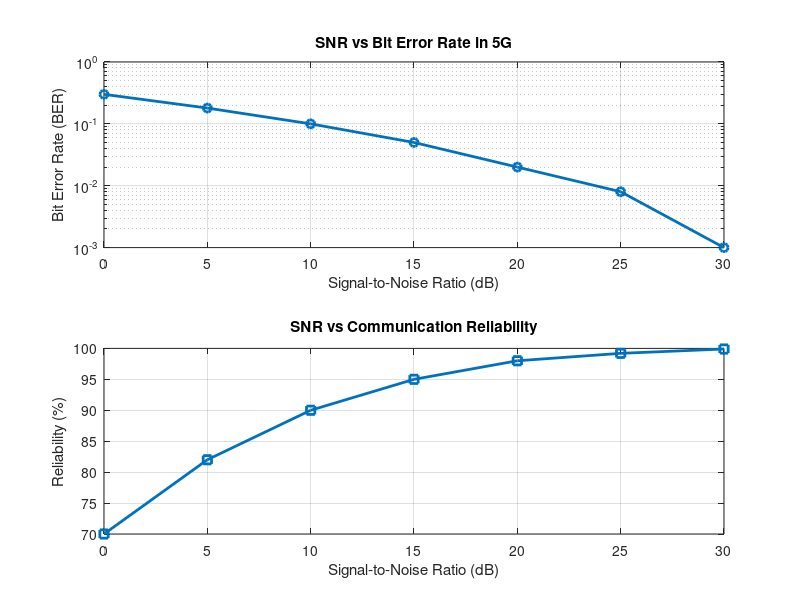

Write the MATLAB code that produced this figure.
clc;
clear;
close all;
% SNR values (dB)
SNR = 0:5:30;
% Simulated Bit Error Rate (BER)
BER = [0.30 0.18 0.10 0.05 0.02 0.008 0.001];
% Reliability (%)
Reliability = (1-BER)*100;
disp('SNR(dB) BER Reliability(%)')
disp([SNR' BER' Reliability'])
figure
% -------- Graph 1 --------
subplot(2,1,1)
semilogy(SNR,BER,'-o','LineWidth',2)
title('SNR vs Bit Error Rate in 5G')
xlabel('Signal-to-Noise Ratio (dB)')
ylabel('Bit Error Rate (BER)')
grid on
% -------- Graph 2 --------
subplot(2,1,2)
plot(SNR,Reliability,'-s','LineWidth',2)
title('SNR vs Communication Reliability')
xlabel('Signal-to-Noise Ratio (dB)')
ylabel('Reliability (%)')
grid on
